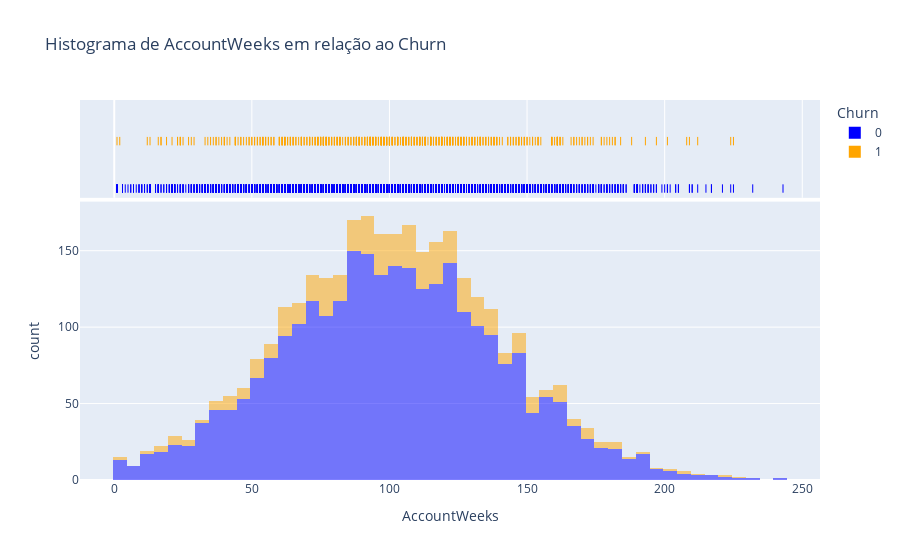

Here is the notebook cell this chart was saved with:
### Code cell
# Dividir os dados em churn e não churn
churn_data = churn[churn['Churn'] == 1]
no_churn_data = churn[churn['Churn'] == 0]

# Criar um histograma para Churn
fig = px.histogram(churn, x='AccountWeeks', color='Churn', nbins=50,
                   labels={'AccountWeeks': 'AccountWeeks', 'count': 'Contagem'},
                   title='Histograma de AccountWeeks em relação ao Churn',
                   marginal='rug',  # Adiciona gráfico marginal com marcas para cada ponto
                   opacity=0.5,  # Transparência
                   color_discrete_map={0: 'blue', 1: 'orange'}  # Mapeia cores para churn e não churn
                   )

# Exibir o histograma
fig

### Figure 1 — Plotly figure (JSON) as saved in the notebook; plotly's stock layout.template omitted (floating-point values rounded to 4 significant figures; data arrays with more than 128 entries replaced by an {"elided": "..."} marker saying what was removed)
{"data": [{"alignmentgroup": "True", "bingroup": "x", "hovertemplate": "Churn=0<br>AccountWeeks=%{x}<br>count=%{y}<extra></extra>", "legendgroup": "0", "marker": {"color": "blue", "opacity": 0.5, "pattern": {"shape": ""}}, "name": "0", "nbinsx": 50, "offsetgroup": "0", "orientation": "v", "showlegend": true, "type": "histogram", "x": {"elided": "2850 int values"}, "xaxis": "x", "yaxis": "y"}, {"alignmentgroup": "True", "boxpoints": "all", "fillcolor": "rgba(255,255,255,0)", "hoveron": "points", "hovertemplate": "Churn=0<br>AccountWeeks=%{x}<extra></extra>", "jitter": 0, "legendgroup": "0", "line": {"color": "rgba(255,255,255,0)"}, "marker": {"color": "blue", "symbol": "line-ns-open"}, "name": "0", "offsetgroup": "0", "showlegend": false, "type": "box", "x": {"elided": "2850 int values"}, "xaxis": "x2", "yaxis": "y2"}, {"alignmentgroup": "True", "bingroup": "x", "hovertemplate": "Churn=1<br>AccountWeeks=%{x}<br>count=%{y}<extra></extra>", "legendgroup": "1", "marker": {"color": "orange", "opacity": 0.5, "pattern": {"shape": ""}}, "name": "1", "nbinsx": 50, "offsetgroup": "1", "orientation": "v", "showlegend": true, "type": "histogram", "x": {"elided": "483 int values"}, "xaxis": "x", "yaxis": "y"}, {"alignmentgroup": "True", "boxpoints": "all", "fillcolor": "rgba(255,255,255,0)", "hoveron": "points", "hovertemplate": "Churn=1<br>AccountWeeks=%{x}<extra></extra>", "jitter": 0, "legendgroup": "1", "line": {"color": "rgba(255,255,255,0)"}, "marker": {"color": "orange", "symbol": "line-ns-open"}, "name": "1", "offsetgroup": "1", "showlegend": false, "type": "box", "x": {"elided": "483 int values"}, "xaxis": "x2", "yaxis": "y2"}], "layout": {"barmode": "relative", "legend": {"title": {"text": "Churn"}, "tracegroupgap": 0}, "title": {"text": "Histograma de AccountWeeks em relação ao Churn"}, "xaxis": {"anchor": "y", "domain": [0, 1], "title": {"text": "AccountWeeks"}}, "xaxis2": {"anchor": "y2", "domain": [0, 1], "matches": "x", "showgrid": true, "showticklabels": false}, "yaxis": {"anchor": "x", "domain": [0, 0.7326], "title": {"text": "count"}}, "yaxis2": {"anchor": "x2", "domain": [0.7426, 1], "matches": "y2", "showgrid": false, "showline": false, "showticklabels": false, "ticks": ""}}}
